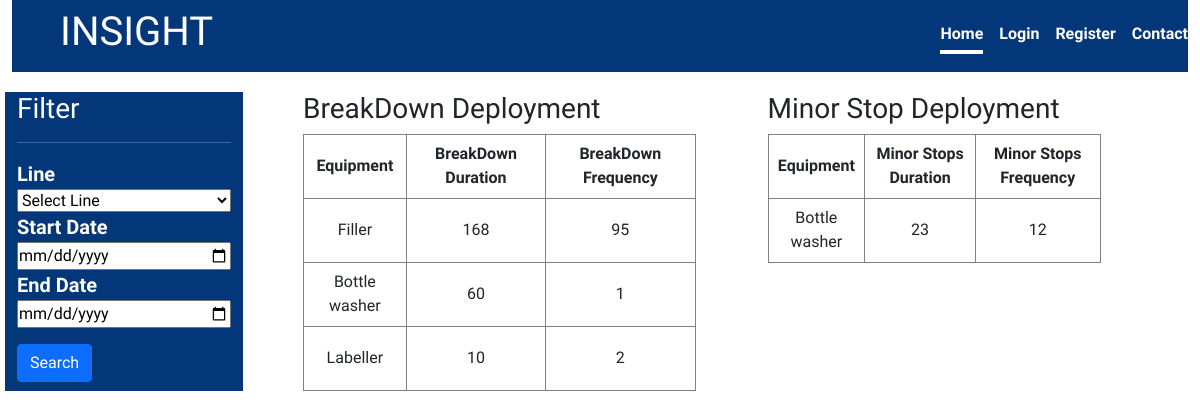
Before: /insight/deviation/deployment with the older database file.
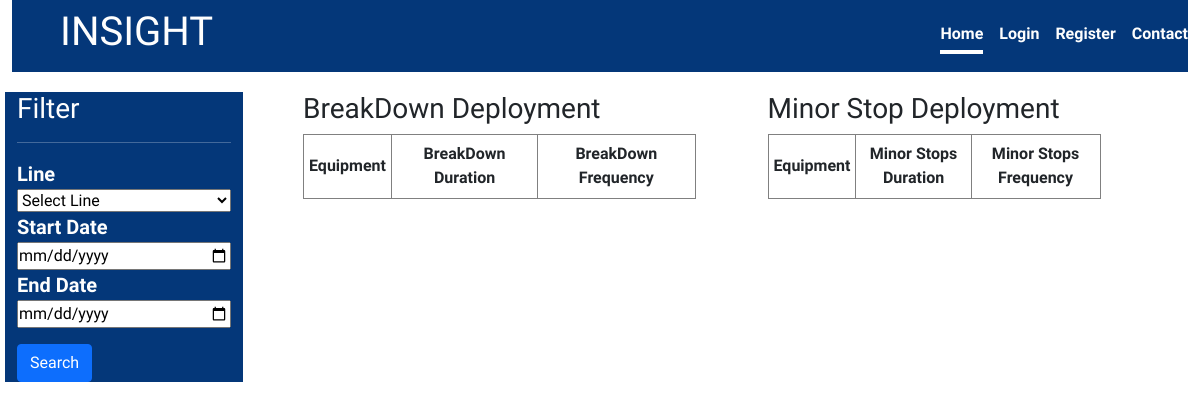
After: the same page with the newer database file.
### insight/models.py (models this page shows)
class Equipment(models.Model):
    name = models.CharField(max_length=100,choices=choices.equipment_choices)
    def __str__(self):
        return self.name

### insight/views.py (the view)
# urls.py: path('deviation/deployment',DeviationDeploymentView,name='dev-dashboard')
def DeviationDeploymentView(request):
    equipments =Equipment.objects.all()
    function_failures =FunctionFailure.objects.all()
    failure_modes =FailureMode.objects.all()
    lines =Line.objects.all()
    line= request.GET.get('line')
    function_failures =FunctionFailure.objects.all()
    start_date=request.GET.get('start-date')
    end_date=request.GET.get('end-date')
    if line !='' and line is not None:
        equipments= equipments.filter(deviation__insight__line__id=line)
    if start_date !='' and start_date is not None:
        equipments =equipments.filter(deviation__insight__production_date__gte= start_date)
    if end_date !='' and start_date is not None:
        equipments =equipments.filter(deviation__insight__production_date__lte= end_date)
    print('ff',equipments.count())
    bddeployments=equipments.exclude(deviation__category=1)
    print('yy',bddeployments)
    bddeployments=equipments.filter(deviation__category=1).annotate(duration=Sum('deviation__duration'),frequency=Sum('deviation__frequency'))
    msdeployments=equipments.filter(deviation__category=2).annotate(duration=Sum('deviation__duration'),frequency=Sum('deviation__frequency'))
    for deployment in bddeployments:
        print('bd',deployment,deployment.duration,deployment.frequency)
    for deployment in msdeployments:
        print('ms',deployment,deployment.duration,deployment.frequency)
    context={
        'lines':lines,
        'msdeployments':msdeployments,
        'bddeployments':bddeployments
    }
    return render(request,'insight/deployment-dashboard.html',context)

### insight/models.py (called while the page is built)
    def __str__(self):
        return self.name

### insight/templates/insight/deployment-dashboard.html
{% extends 'base.html' %}{% block content %} {% include 'navbar.html' %}
<div class="deviation">
  <div class="row">
    <div class="col-3 content-sidebar" style="width: 20%">
      <h3>Filter</h3>
      <hr />
      {% include 'insight/dev-deployment-filter.html' %}
    </div>
    <div class="col-4 content-table k-table mx-5" style="width: 35%">
      <h3>BreakDown Deployment</h3>
      <table>
        <thead>
          <tr>
            <th>Equipment</th>
            <th>BreakDown Duration</th>
            <th>BreakDown Frequency</th>
          </tr>
        </thead>
        <tbody>
          {% for bd in bddeployments %}
          <tr>
            <td>{{bd}}</td>
            <td>{{bd.duration}}</td>
            <td>{{bd.frequency}}</td>
          </tr>
          {% endfor %}
        </tbody>
      </table>
    </div>
    <div class="col-4 content-table k-table " style="width: 30%">
      <h3>Minor Stop Deployment</h3>
      <div>
        <table>
          <thead>
            <tr>
              <th>Equipment</th>
              <th>Minor Stops Duration</th>
              <th>Minor Stops Frequency</th>
            </tr>
          </thead>
          <tbody>
            {% for ms in msdeployments %}
            <tr>
              <td>{{ms}}</td>
              <td>{{ms.duration}}</td>
              <td>{{ms.frequency}}</td>
            </tr>
            {% endfor %}
          </tbody>
        </table>
      </div>
    </div>
  </div>
</div>
{% endblock content %}

Changed rows visible on the page:
removed Equipment: name "Filler", duration "168", frequency "95", shown under "BreakDown Deployment"
removed Equipment: name "Bottle washer", duration "60", frequency "1", duration "23", frequency "12"
removed Equipment: name "Labeller", duration "10", frequency "2", shown under "BreakDown Deployment"
